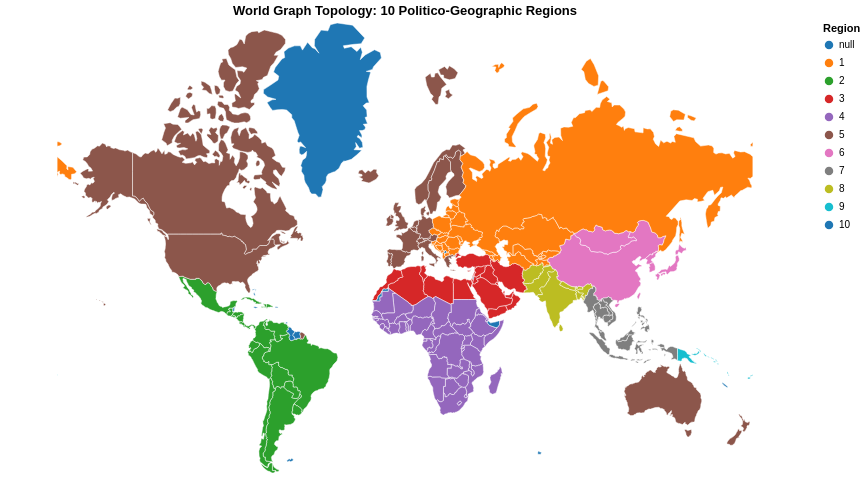

The notebook cell this image was saved under:
### Markdown cell above
## Distribution of countries by region

### Code cell
plt = @vlplot(
    data = clean_master,
    view = {projection = {type = :equalEarth}},
    width = 800, height = 450,
    title = "World Graph Topology: 10 Politico-Geographic Regions",
    layer = [
        {
            data = {
                values = dataset("world-110m"),
                format = {type = :topojson, feature = :countries}
            },
            transform = [
                # Drop Antarctica (try 10; if it doesn't work, use "010" below)
                {filter = "datum.id != 10"},
                {
                    lookup = :id,
                    from = {
                        data = clean_master,
                        key = :ccode,
                        fields = [:ht_region_fixed, :cname_fixed]
                    }
                }
            ],
            mark = {type = :geoshape, stroke = :white, strokeWidth = 0.5},
            color = {
                "ht_region_fixed:n",
                scale = {scheme = :category10},
                legend = {title = "Region"}
            },
            tooltip = [
                {field = "cname_fixed", type = "nominal", title = "Country"},
                {field = "ht_region_fixed", type = "quantitative", title = "Region"}
            ]
        }
    ]
)

### Figure 1 — Vega specification as saved in the notebook (floating-point values rounded to 4 significant figures; data arrays with more than 128 entries replaced by an {"elided": "..."} marker saying what was removed)
{"$schema": "https://vega.github.io/schema/vega/v5.json", "background": "white", "data": [{"name": "source_0", "values": {"elided": "199 records"}}, {"format": {"feature": "countries", "type": "topojson"}, "name": "source_1", "values": {"arcs": {"elided": "985 rows, 19170 int values in total"}, "objects": {"countries": {"geometries": [{"arcs": [[499, 500, 501, 502, 503, 504]], "id": 4, "type": "Polygon"}, {"arcs": [[[505, 506, 352, 507]], [[354, 508, 509]]], "id": 24, "type": "MultiPolygon"}, {"arcs": [[510, 511, 414, 512, 513, 514]], "id": 8, "type": "Polygon"}, {"arcs": [[312, 515, 314, 516, 517]], "id": 784, "type": "Polygon"}, {"arcs": [[[518, 11]], [[519, 520, 521, 166, 522, 168, 523, 524]]], "id": 32, "type": "MultiPolygon"}, {"arcs": [[525, 526, 527, 528, 529]], "id": 51, "type": "Polygon"}, {"arcs": [[[0]], [[1]], [[2]], [[3]], [[4]], [[5]], [[6]], [[530, 531]]], "id": 10, "type": "MultiPolygon"}, {"arcs": [[13]], "id": 260, "type": "Polygon"}, {"arcs": [[[14]], [[24]]], "id": 36, "type": "MultiPolygon"}, {"arcs": [[532, 533, 534, 535, 536, 537, 538]], "id": 40, "type": "Polygon"}, {"arcs": [[[539, -528]], [[484, 540, 479, 541, -526, 542, 543]]], "id": 31, "type": "MultiPolygon"}, {"arcs": [[544, 545, 546]], "id": 108, "type": "Polygon"}, {"arcs": [[547, 548, 549, 550, 437]], "id": 56, "type": "Polygon"}, {"arcs": [[551, 552, 553, 554, 366]], "id": 204, "type": "Polygon"}, {"arcs": [[555, 556, 557, -553, 558, 559]], "id": 854, "type": "Polygon"}, {"arcs": [[560, 561, 289, 562]], "id": 50, "type": "Polygon"}, {"arcs": [[563, 404, 564, 565, 566, 567]], "id": 100, "type": "Polygon"}, {"arcs": [[[71]], [[73]], [[74]]], "id": 44, "type": "MultiPolygon"}, {"arcs": [[568, 569, 570]], "id": 70, "type": "Polygon"}, {"arcs": [[571, 572, 573, 574, 575]], "id": 112, "type": "Polygon"}, {"arcs": [[576, 145, 577]], "id": 84, "type": "Polygon"}, {"arcs": [[578, 579, 580, 581, -525]], "id": 68, "type": "Polygon"}, {"arcs": [[-521, 582, -581, 583, 584, 585, 586, 587, 588, 164, 589]], "id": 76, "type": "Polygon"}, {"arcs": [[48, 590]], "id": 96, "type": "Polygon"}, {"arcs": [[591, 592]], "id": 64, "type": "Polygon"}, {"arcs": [[593, 594, 595, 596]], "id": 72, "type": "Polygon"}, {"arcs": [[597, 598, 599, 600, 601, 602, 603]], "id": 140, "type": "Polygon"}, {"arcs": [[[84]], [[85]], [[86]], [[87]], [[88]], [[96]], [[97]], [[99]], [[101]], [[103]], [[604, 107, 605, 109, 606, 111, 607, 113, 608, 115, 609, 117, 610, 199, 611, 201, 612, 215, 613, 217, 614, 219, 615, 221]], [[616, 223]], [[224]], [[225]], [[226]], [[227]], [[229]], [[230, 617, 232, 618]], [[235]], [[237]], [[238]], [[240]], [[241]], [[485]], [[486]], [[488]], [[489]], [[490]], [[496]], [[497]]], "id": 124, "type": "MultiPolygon"}, {"arcs": [[-536, 619, 620, 621]], "id": 756, "type": "Polygon"}, {"arcs": [[[-519, 622, 623, 624]], [[-524, 169, 625, 171, 626, -579]]], "id": 152, "type": "MultiPolygon"}, {"arcs": [[[64]], [[627, 274, 628, 276, 629, 278, 630, 280, 631, 632, 633, 634, 635, -593, 636, 637, 638, 639, -503, 640, 641, 642, 643, 644, 645]]], "id": 156, "type": "MultiPolygon"}, {"arcs": [[369, 646, 647, 648, -556, 649]], "id": 384, "type": "Polygon"}, {"arcs": [[650, 651, 652, 359, 653, 654, 655, 656, -604, 657]], "id": 120, "type": "Polygon"}, {"arcs": [[658, 659, -545, 660, 661, 662, 663, -508, 353, -510, 664, -602, 665]], "id": 180, "type": "Polygon"}, {"arcs": [[-509, 355, 666, -658, -603, -665]], "id": 178, "type": "Polygon"}, {"arcs": [[667, 174, 668, 155, 669, -585, 670]], "id": 170, "type": "Polygon"}, {"arcs": [[178, 671, 151, 672]], "id": 188, "type": "Polygon"}, {"arcs": [[70]], "id": 192, "type": "Polygon"}, {"arcs": [[77, 673]], "id": -99, "type": "Polygon"}, {"arcs": [[76, -674]], "id": 196, "type": "Polygon"}, {"arcs": [[-538, 674, 675, 676]], "id": 203, "type": "Polygon"}, {"arcs": [[445, 677, -675, -537, -622, 678, 679, -549, 680, 441, 681]], "id": 276, "type": "Polygon"}, {"arcs": [[337, 682, 683, 684]], "id": 262, "type": "Polygon"}, {"arcs": [[[92]], [[-682, 442, 685, 444]]], "id": 208, "type": "MultiPolygon"}, {"arcs": [[62, 686]], "id": 214, "type": "Polygon"}, {"arcs": [[687, 688, 689, 690, 691, 384, 692, 693]], "id": 12, "type": "Polygon"}, {"arcs": [[173, -668, 694]], "id": 218, "type": "Polygon"}, {"arcs": [[333, 695, 696, 390, 697]], "id": 818, "type": "Polygon"}, {"arcs": [[698, 699, 700, 336, -685]], "id": 232, "type": "Polygon"}, {"arcs": [[431, 701, 433, 702, 427, 703, 429, 704]], "id": 724, "type": "Polygon"}, {"arcs": [[450, 705, 706]], "id": 233, "type": "Polygon"}, {"arcs": [[-684, 707, 708, 709, 710, 711, 712, -699]], "id": 231, "type": "Polygon"}, {"arcs": [[713, 452, 714, 715, 455, 716, 717]], "id": 246, "type": "Polygon"}, {"arcs": [[[18]], [[19]], [[20]]], "id": 242, "type": "MultiPolygon"}, {"arcs": [[12]], "id": 238, "type": "Polygon"}, {"arcs": [[[718, 719, 163, -589]], [[82]], [[720, -679, -621, 721, 426, -703, 434, 722, 436, -551]]], "id": 250, "type": "MultiPolygon"}, {"arcs": [[356, 723, -651, -667]], "id": 266, "type": "Polygon"}, {"arcs": [[[724, 90]], [[725, 726, 727, 728, 729, 730, 731, 732]]], "id": 826, "type": "MultiPolygon"}, {"arcs": [[400, 733, -543, -530, 734]], "id": 268, "type": "Polygon"}, {"arcs": [[368, -650, -560, 735]], "id": 288, "type": "Polygon"}, {"arcs": [[736, 737, 374, 738, 739, 740, -648]], "id": 324, "type": "Polygon"}, {"arcs": [[741, 377]], "id": 270, "type": "Polygon"}, {"arcs": [[375, 742, -739]], "id": 624, "type": "Polygon"}, {"arcs": [[357, -652, -724]], "id": 226, "type": "Polygon"}, {"arcs": [[[78]], [[407, 743, 409, 744, 411, 745, 413, -512, 746, -566, 747]]], "id": 300, "type": "MultiPolygon"}, {"arcs": [[498]], "id": 304, "type": "Polygon"}, {"arcs": [[185, 748, -578, 146, 749, 750]], "id": 320, "type": "Polygon"}, {"arcs": [[161, 751, -587, 752]], "id": 328, "type": "Polygon"}, {"arcs": [[182, 753, 754, -750, 147, 755, 149, 756]], "id": 340, "type": "Polygon"}, {"arcs": [[757, -571, 758, 417, 759, 419, 760, 761]], "id": 191, "type": "Polygon"}, {"arcs": [[-687, 63]], "id": 332, "type": "Polygon"}, {"arcs": [[-533, 762, 763, 764, 765, -762, 766]], "id": 348, "type": "Polygon"}, {"arcs": [[[26]], [[767, 30]], [[31]], [[32]], [[35]], [[36]], [[39]], [[40]], [[768, 43]], [[44]], [[45]], [[769, 50]], [[46]]], "id": 360, "type": "MultiPolygon"}, {"arcs": [[-639, 770, -637, -592, -636, 771, -563, 290, 772, 292, 773, 294, 774, 296, 775]], "id": 356, "type": "Polygon"}, {"arcs": [[91, -725]], "id": 372, "type": "Polygon"}, {"arcs": [[776, -505, 777, 300, 778, 302, 779, 780, 781, -540, -527, -542, 480]], "id": 364, "type": "Polygon"}, {"arcs": [[782, 783, 784, 785, 786, -781, 787]], "id": 368, "type": "Polygon"}, {"arcs": [[100]], "id": 352, "type": "Polygon"}, {"arcs": [[788, 789, -698, 391, 790, 791, 792]], "id": 376, "type": "Polygon"}, {"arcs": [[[79]], [[80]], [[793, 421, 794, 423, 795, 425, -722, -620, -535]]], "id": 380, "type": "MultiPolygon"}, {"arcs": [[61]], "id": 388, "type": "Polygon"}, {"arcs": [[796, -785, 797, 332, -790, 798, -793]], "id": 400, "type": "Polygon"}, {"arcs": [[[75]], [[81]], [[83]]], "id": 392, "type": "MultiPolygon"}, {"arcs": [[799, 800, 482, 801, -643, 802]], "id": 398, "type": "Polygon"}, {"arcs": [[342, 803, 804, 805, -710, 806]], "id": 404, "type": "Polygon"}, {"arcs": [[-803, -642, 807, 808]], "id": 417, "type": "Polygon"}, {"arcs": [[809, 810, 811, 283]], "id": 116, "type": "Polygon"}, {"arcs": [[265, 812, 267, 813]], "id": 410, "type": "Polygon"}, {"arcs": [[-515, 814, 815, 816]], "id": -99, "type": "Polygon"}, {"arcs": [[304, 817, -783]], "id": 414, "type": "Polygon"}, {"arcs": [[818, 819, -634, 820, -811]], "id": 418, "type": "Polygon"}, {"arcs": [[-791, 392, 821]], "id": 422, "type": "Polygon"}, {"arcs": [[370, 822, 372, 823, -737, -647]], "id": 430, "type": "Polygon"}, {"arcs": [[824, -694, 825, 388, 826, -697, 827, 828]], "id": 434, "type": "Polygon"}, {"arcs": [[52]], "id": 144, "type": "Polygon"}, {"arcs": [[829]], "id": 426, "type": "Polygon"}, {"arcs": [[830, 448, 831, -572, 832]], "id": 440, "type": "Polygon"}, {"arcs": [[-680, -721, -550]], "id": 442, "type": "Polygon"}, {"arcs": [[449, -707, 833, -573, -832]], "id": 428, "type": "Polygon"}, {"arcs": [[-692, 834, 835, 836, 837, 383]], "id": 504, "type": "Polygon"}, {"arcs": [[838, 839]], "id": 498, "type": "Polygon"}, {"arcs": [[23]], "id": 450, "type": "Polygon"}, {"arcs": [[840, -577, -749, 186, 841, 188, 842, 190, 843, 192, 844, 194, 845]], "id": 484, "type": "Polygon"}, {"arcs": [[-817, 846, -567, -747, -511]], "id": 807, "type": "Polygon"}, {"arcs": [[847, -689, 848, -557, -649, -741, 849]], "id": 466, "type": "Polygon"}, {"arcs": [[287, -561, -772, -635, -820, 850]], "id": 104, "type": "Polygon"}, {"arcs": [[416, -759, -570, 851, -815, -514, 852]], "id": 499, "type": "Polygon"}, {"arcs": [[853, -645]], "id": 496, "type": "Polygon"}, {"arcs": [[854, 344, 855, 856, 347, 857, 858, 859, 860, 861, 862]], "id": 508, "type": "Polygon"}, {"arcs": [[863, 379, 864, -690, -848]], "id": 478, "type": "Polygon"}, {"arcs": [[-863, 865, 866]], "id": 454, "type": "Polygon"}, {"arcs": [[[285, 867]], [[-770, 47, -591, 49]]], "id": 458, "type": "MultiPolygon"}, {"arcs": [[351, -507, 868, -595, 869]], "id": 516, "type": "Polygon"}, {"arcs": [[17]], "id": 540, "type": "Polygon"}, {"arcs": [[-558, -849, -688, -825, 870, -656, 871, -554]], "id": 562, "type": "Polygon"}, {"arcs": [[361, 872, 363, 873, 365, -555, -872, -655]], "id": 566, "type": "Polygon"}, {"arcs": [[179, 874, 181, -757, 150, -672]], "id": 558, "type": "Polygon"}, {"arcs": [[-681, -548, 438, 875, 440]], "id": 528, "type": "Polygon"}, {"arcs": [[[876, -718, 877, 457, 878, 459, 879, 461]], [[487]], [[492]], [[493]]], "id": 578, "type": "MultiPolygon"}, {"arcs": [[-771, -638]], "id": 524, "type": "Polygon"}, {"arcs": [[[15]], [[16]]], "id": 554, "type": "MultiPolygon"}, {"arcs": [[[880, 319, 881, 882, 883, -517, 315, 884, 317]], [[-516, 313]]], "id": 512, "type": "MultiPolygon"}, {"arcs": [[-640, -776, 297, 885, 299, -778, -504]], "id": 586, "type": "Polygon"}, {"arcs": [[175, 886, 177, -673, 152, 887, 154, -669]], "id": 591, "type": "Polygon"}, {"arcs": [[-627, 172, -695, -671, -584, -580]], "id": 604, "type": "Polygon"}, {"arcs": [[[51]], [[54]], [[55]], [[56]], [[57]], [[58]], [[59]]], "id": 608, "type": "MultiPolygon"}, {"arcs": [[[37]], [[38]], [[-769, 42]], [[41]]], "id": 598, "type": "MultiPolygon"}, {"arcs": [[-678, 446, 888, -833, -576, 889, 890, -676]], "id": 616, "type": "Polygon"}, {"arcs": [[60]], "id": 630, "type": "Polygon"}, {"arcs": [[262, 891, 264, -814, 892, 269, 893, 271, 894, 273, -628, 895]], "id": 408, "type": "Polygon"}, {"arcs": [[-705, 430]], "id": 620, "type": "Polygon"}, {"arcs": [[-582, -583, -520]], "id": 600, "type": "Polygon"}, {"arcs": [[-799, -789]], "id": 275, "type": "Polygon"}, {"arcs": [[308, 896, 310, 897]], "id": 634, "type": "Polygon"}, {"arcs": [[898, -840, 899, 403, -564, 900, -765]], "id": 642, "type": "Polygon"}, {"arcs": [[[89]], [[-889, 447, -831]], [[102]], [[104]], [[105]], [[228]], [[234]], [[236]], [[239]], [[901, 243, 902, 245, 903, 247, 904, 249, 905, 251, 906, 253, 907, 255, 908, 257, 909, 259, 910, 261, -896, -646, -854, -644, -802, 483, -544, -734, 401, 911, -574, -834, -706, 451, -714, -877, 912, 913, 914, 915, 464, 916, 466, 917, 468, 918, 470, 919, 920, 473, 921, 475, 922, 477]], [[491]], [[494]], [[495]]], "id": 643, "type": "MultiPolygon"}, {"arcs": [[923, -546, -660, 924]], "id": 646, "type": "Polygon"}, {"arcs": [[-691, -865, 380, -835]], "id": 732, "type": "Polygon"}, {"arcs": [[925, 329, 926, 331, -798, -784, -818, 305, 927, 307, -898, 311, -518, -884, 928]], "id": 682, "type": "Polygon"}, {"arcs": [[-599, 929, -828, -696, 334, -700, -713, 930, 931, 932]], "id": 729, "type": "Polygon"}, {"arcs": [[-711, -806, 933, -666, -601, 934, -932, 935]], "id": 728, "type": "Polygon"}, {"arcs": [[378, -864, -850, -740, -743, 376, -742]], "id": 686, "type": "Polygon"}, {"arcs": [[[25]], [[27]], [[28]], [[33]], [[34]]], "id": 90, "type": "MultiPolygon"}, {"arcs": [[373, -738, -824]], "id": 694, "type": "Polygon"}, {"arcs": [[184, -751, -755, 936]], "id": 222, "type": "Polygon"}, {"arcs": [[-708, -683, 338, 937, 340, 938]], "id": -99, "type": "Polygon"}, {"arcs": [[-807, -709, -939, 341]], "id": 706, "type": "Polygon"}, {"arcs": [[-568, -847, -816, -852, -569, -758, -766, -901]], "id": 688, "type": "Polygon"}, {"arcs": [[162, -720, 939, -588, -752]], "id": 740, "type": "Polygon"}, {"arcs": [[-891, 940, -763, -539, -677]], "id": 703, "type": "Polygon"}, {"arcs": [[-534, -767, -761, 420, -794]], "id": 705, "type": "Polygon"}, {"arcs": [[-878, -717, 456]], "id": 752, "type": "Polygon"}, {"arcs": [[941, -859]], "id": 748, "type": "Polygon"}, {"arcs": [[-797, -792, -822, 393, 942, -786]], "id": 760, "type": "Polygon"}, {"arcs": [[-871, -829, -930, -598, -657]], "id": 148, "type": "Polygon"}, {"arcs": [[-736, -559, -552, 367]], "id": 768, "type": "Polygon"}, {"arcs": [[284, -868, 286, -851, -819, -810]], "id": 764, "type": "Polygon"}, {"arcs": [[-808, -641, -502, 943]], "id": 762, "type": "Polygon"}, {"arcs": [[-777, 481, -801, 944, -500]], "id": 795, "type": "Polygon"}, {"arcs": [[29, -768]], "id": 626, "type": "Polygon"}, {"arcs": [[53]], "id": 780, "type": "Polygon"}, {"arcs": [[-693, 385, 945, 387, -826]], "id": 788, "type": "Polygon"}, {"arcs": [[[399, -735, -529, -782, -787, -943, 394, 946, 947, 397, 948]], [[949, -748, -565, 405]]], "id": 792, "type": "MultiPolygon"}, {"arcs": [[72]], "id": 158, "type": "Polygon"}, {"arcs": [[-804, 343, -855, -867, 950, -663, 951, -661, -547, -924, 952]], "id": 834, "type": "Polygon"}, {"arcs": [[-925, -659, -934, -805, -953]], "id": 800, "type": "Polygon"}, {"arcs": [[-912, 402, -900, -839, -899, -764, -941, -890, -575]], "id": 804, "type": "Polygon"}, {"arcs": [[-590, 165, -522]], "id": 858, "type": "Polygon"}, {"arcs": [[[65]], [[66]], [[67]], [[68]], [[69]], [[118, 953, 120, 954, 122, 955, 124, 956, 126, 957, 128, 958, 130, 959, 132, 960, 134, 961, 136, 962, 138, 963, 140, 964, 142, -846, 195, 965, 966, 967, 968, 969, -611]], [[93]], [[95]], [[98]], [[-613, 202, 970, 204, 971, 206, 972, 208, 973, 210, 974, 212, 975, 214]]], "id": 840, "type": "MultiPolygon"}, {"arcs": [[-945, -800, -809, -944, -501]], "id": 860, "type": "Polygon"}, {"arcs": [[156, 976, 158, 977, 160, -753, -586, -670]], "id": 862, "type": "Polygon"}, {"arcs": [[282, -812, -821, -633]], "id": 704, "type": "Polygon"}, {"arcs": [[[21]], [[22]]], "id": 548, "type": "MultiPolygon"}, {"arcs": [[321, 978, 323, 979, 325, 980, 327, -929, -883, 981]], "id": 887, "type": "Polygon"}, {"arcs": [[982, 350, -870, -594, 983, -860, -942, -858, 348], [-830]], "id": 710, "type": "Polygon"}, {"arcs": [[-866, -862, 984, -596, -869, -506, -664, -951]], "id": 894, "type": "Polygon"}, {"arcs": [[-984, -597, -985, -861]], "id": 716, "type": "Polygon"}], "type": "GeometryCollection"}, "land": {"arcs": {"elided": "127 rows, 499 int values in total"}, "type": "MultiPolygon"}}, "transform": {"scale": [0.0036, 0.001693], "translate": [-180, -85.61]}, "type": "Topology"}}, {"name": "data_0", "source": "source_1", "transform": [{"expr": "datum.id != 10", "type": "filter"}, {"fields": ["id"], "from": "source_0", "key": "ccode", "type": "lookup", "values": ["ht_region_fixed", "cname_fixed"]}]}], "encode": {"update": {"projection": {"value": {"type": "equalEarth"}}}}, "height": 450, "legends": [{"encode": {"symbols": {"update": {"stroke": {"value": "white"}}}}, "fill": "color", "symbolType": "circle", "title": "Region"}], "marks": [{"encode": {"update": {"ariaRoleDescription": {"value": "geoshape"}, "description": {"signal": "\"ht_region_fixed: \" + (isValid(datum[\"ht_region_fixed\"]) ? datum[\"ht_region_fixed\"] : \"\"+datum[\"ht_region_fixed\"]) + \"; Country: \" + (isValid(datum[\"cname_fixed\"]) ? datum[\"cname_fixed\"] : \"\"+datum[\"cname_fixed\"]) + \"; Region: \" + (format(datum[\"ht_region_fixed\"], \"\"))"}, "fill": {"field": "ht_region_fixed", "scale": "color"}, "stroke": {"value": "white"}, "strokeWidth": {"value": 0.5}, "tooltip": {"signal": "{\"Country\": isValid(datum[\"cname_fixed\"]) ? datum[\"cname_fixed\"] : \"\"+datum[\"cname_fixed\"], \"Region\": format(datum[\"ht_region_fixed\"], \"\")}"}}}, "from": {"data": "data_0"}, "name": "layer_0_marks", "style": ["geoshape"], "transform": [{"projection": "projection", "type": "geoshape"}], "type": "shape"}], "padding": 5, "projections": [{"fit": {"signal": "data('data_0')"}, "name": "projection", "size": {"signal": "[width, height]"}}], "scales": [{"domain": {"data": "data_0", "field": "ht_region_fixed", "sort": true}, "name": "color", "range": {"scheme": "category10"}, "type": "ordinal"}], "style": "view", "title": {"frame": "group", "text": "World Graph Topology: 10 Politico-Geographic Regions"}, "width": 800}
